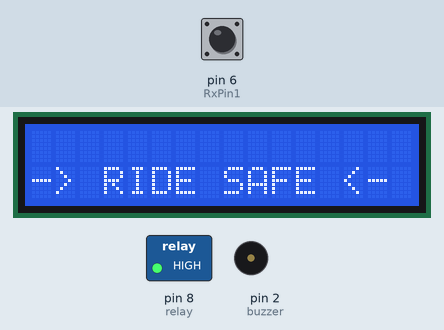
The sketch below on a simulated Arduino Uno, built with avr-gcc and run on an emulated ATmega328P. Parts: 16×2 character LCD, switched loads named in the sketch (green lamp = pin HIGH), buzzer (waves = sounding, pin HIGH). The test bench sets the inputs (shaded band); at power-on: pin 6 (RxPin1) HIGH.

Above: at 6.3 s.
6.4 s: pin 6 (RxPin1) driven LOW
At 6.7 s:
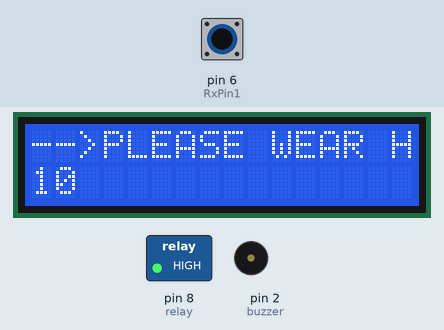
9.4 s: pin 6 (RxPin1) driven HIGH
At 10.9 s:
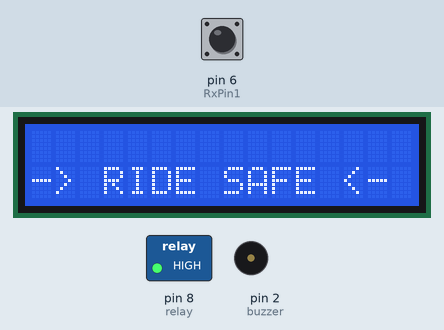
12.4 s: pin 6 (RxPin1) pulsed LOW 5 times (0.12 s each, 0.3 s apart)
At 14.56 s:
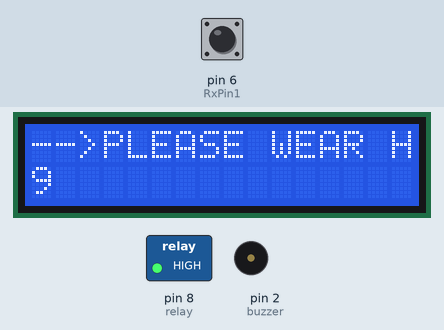
Timing chart, 0 to 16.1 s (numbered marks = the images above; inputs shaded):
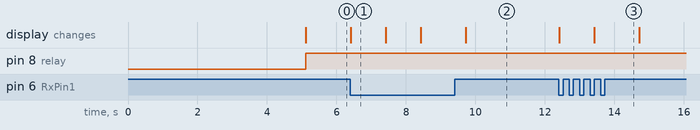

Measured:
- after the input at 6.4 s, the display: changes at once (image 1)
- after the input at 9.4 s, the display: changes after 0.32 s (image 2)
- after the input at 12.4 s, the display: first changes at once (image 3 shows a later state)
- what the display in image 1 shows lasts 1.0 s, from 6.4 s to 7.4 s

The sketch:

smartHelmet.ino
```cpp
#include<LiquidCrystal.h>
LiquidCrystal lcd(A0,A1,A2,A3,A4,A5);
int buzzer=2;
int relay=8;
int RxPin1=6;
int RxPinState1=0;
int k=0,j;
void setup()
{

 pinMode(RxPin1,INPUT);
 pinMode(relay,OUTPUT);
 pinMode(buzzer,OUTPUT);
 lcd.begin(16,2);
 for(int i=0;i<10;i++)
{
 lcd.setCursor(0, 0);
 lcd.print(" ****BIKER****");
 lcd.setCursor(0, 1);
 lcd.print(" SAFETY SYSTEM ");
 delay(500);
}
}
void loop()
{
RxPinState1=digitalRead(RxPin1);

if(RxPinState1== LOW && k==0)
 {
 lcd.clear();
  lcd.setCursor(0, 0);
  lcd.print("              ");
  lcd.setCursor(0, 1);
  lcd.print("-->PLEASE WEAR HELMET<---");
  digitalWrite(relay, LOW);
  digitalWrite(buzzer, HIGH);

 }
if(RxPinState1== HIGH)
{ lcd.clear();
  lcd.setCursor(0, 0);
  lcd.print("              ");
  lcd.setCursor(0, 1);
  lcd.print("-> RIDE SAFE <-");
  digitalWrite(relay, HIGH);
  digitalWrite(buzzer, LOW);
  k++;
 }
if(RxPinState1== LOW && k>=1)
{
  for(j=10;j>=1;j--)
  {
  RxPinState1=digitalRead(RxPin1);
  if(RxPinState1== HIGH)
  break;
  lcd.clear();
  lcd.setCursor(0, 0);
  lcd.print("-->PLEASE WEAR HELMET<-");
  lcd.setCursor(0, 1);
  lcd.print(j);
  delay(1000);
  }
  digitalWrite(relay, LOW);
  digitalWrite(buzzer, HIGH);
}
}
```
